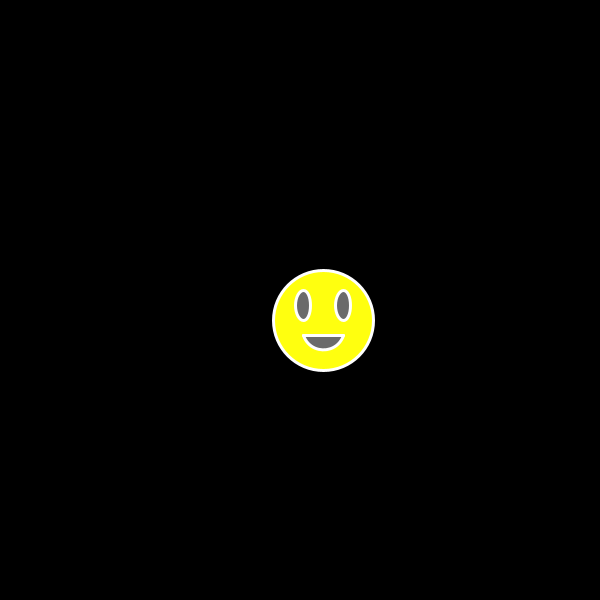
Frame 1 (no input)
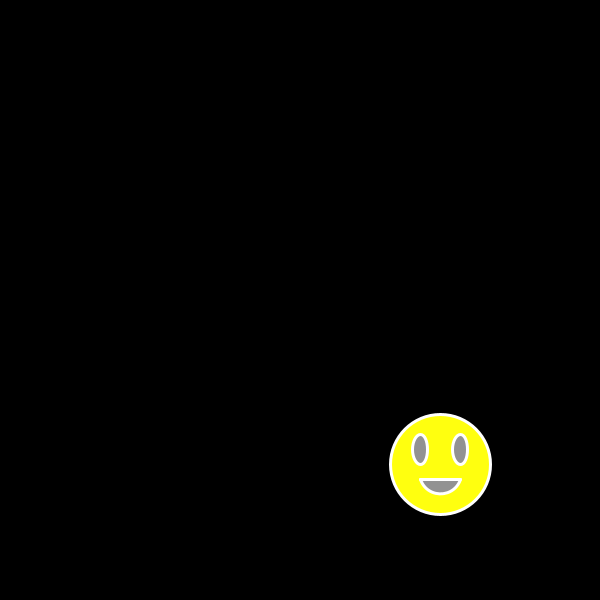
Frame 60 (the mouse pressed at the canvas centre just before this capture)
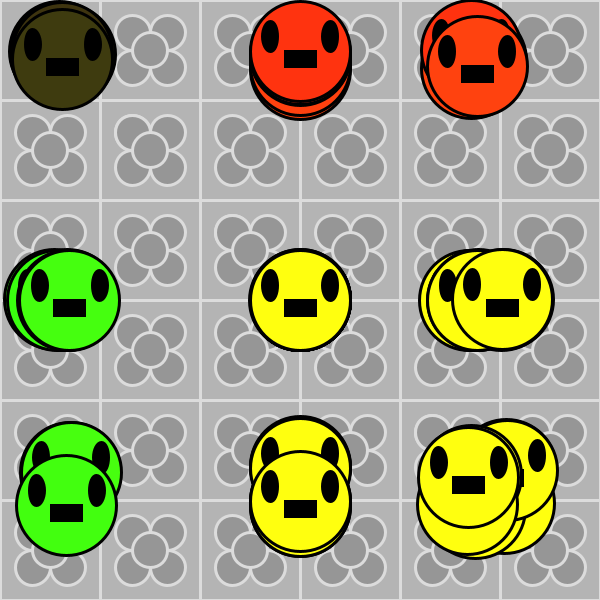
Frame 120 (the mouse held since frame 60 and released just before this capture)

The Processing sketch that drew these frames (run headless with seeded random() and noise(); from frame 60 on, the mouse is pressed at the canvas centre):

// Processing sketch: processing_97688
// ── processing_97688.pde

float atomo= 100;
float ull = 20;
float bo = 10;
 
float ullo = 30;
float boc = 15;




int numBoles = 70;

//creem una matriu de posicionsX con "numBoles" elements:
float[] posx= new float[numBoles];
//el mateix per posicionsY:
float[] posy = new float[numBoles];
//i per velocitatsX:
float[] velx = new float[numBoles];
//i velocitatsY:
float[] vely = new float[numBoles];















void setup() {
  size(600,600);
     for(int i = 0; i<numBoles; i++){
    posx[i] = width/2;
    posy[i] = height/2;
    velx[i] = random(20,30);
    vely[i] = random(20,30);
  }
}

void draw() {
  //fons de quan es clicka
  background(180);
  for(int i =0; i<800;i+=100){
    fill(150);
    
    ellipse(i-67.5,i-67.5,35,35);
    float b = 32.5;
    float c = 67.5;
   float d = 50;
     strokeWeight(3);
     stroke(220);
      line(0,i,i+600,i);
    line(i,0,i,i+600);

      ellipse(b,i-c,35,35);
       ellipse(c,i-c,35,35);
      
       ellipse(b+100,i-c,35,35);
       ellipse(c+100,i-c,35,35);
       
        ellipse(b+200,i-c,35,35);
       ellipse(c+200,i-c,35,35);
       
         ellipse(b+300,i-c,35,35);
       ellipse(c+300,i-c,35,35);
       
        ellipse(b+400,i-c,35,35);
       ellipse(c+400,i-c,35,35);
       
        ellipse(b+500,i-c,35,35);
       ellipse(c+500,i-c,35,35);
       
        ellipse(b+600,i-c,35,35);
       ellipse(c+600,i-c,35,35);
       
       
        ellipse(b,i-b,35,35);
       ellipse(c,i-b,35,35);
       
       ellipse(b+100,i-b,35,35);
       ellipse(c+100,i-b,35,35);
       
        ellipse(b+200,i-b,35,35);
       ellipse(c+200,i-b,35,35);
       
         ellipse(b+300,i-b,35,35);
       ellipse(c+300,i-b,35,35);
       
        ellipse(b+400,i-b,35,35);
       ellipse(c+400,i-b,35,35);
       
        ellipse(b+500,i-b,35,35);
       ellipse(c+500,i-b,35,35);
       
        ellipse(b+600,i-b,35,35);
       ellipse(c+600,i-b,35,35);
       
       
        ellipse(d,i-d,35,35);
       
       ellipse(d+100,i-d,35,35);
       
        ellipse(d+200,i-d,35,35);
       
         ellipse(d+300,i-d,35,35);
       
        ellipse(d+400,i-d,35,35);
       
        ellipse(d+500,i-d,35,35);
       
        ellipse(d+600,i-d,35,35);
       
       
      
      
  }
     for(int i = 0; i<numBoles; i++){
 if( mousePressed==true) {//el ke pasa quan el mouse es clica
  
   
    //velocitat
    posx[i] += velx[i];
    posy[i] += vely[i];
//limits
    if((posx[i]<50)||(posx[i]>width-50)){
      velx[i] = -velx[i];
    } 
    if((posy[i]<50)||(posy[i]>height-50)){
      vely[i] = -vely[i];
    }
  

 

  
strokeWeight(3);
stroke(0);
  fill(posx[i],posy[i],15);
    
  ellipse(posx[i],posy[i],atomo,atomo);
  fill(0);
   ellipse(posx[i]-ullo,posy[i]-boc,15,ullo);
   ellipse(posx[i]+ullo,posy[i]-boc,15,ullo);
    

rect(posx[i]-boc, posy[i],30,15);
    
    
 //Quan no es clica
} else {
 background(0);
  
//velocitat
    posx[i] += velx[i];
    posy[i] += vely[i];

 //limits
    if((posx[i]<50)||(posx[i]>width-50)){
      velx[i] = -velx[i];
    } 

    if((posy[i]<50)||(posy[i]>height-50)){
      vely[i] = -vely[i];
    }


 

 
   
  
  fill(255);
  
 //cara 
   
strokeWeight(3);
stroke(255);
  fill(posx[i],posy[i],15);
    
  ellipse(posx[i],posy[i],atomo,atomo);
  fill(posx[i]/3);
   ellipse(posx[i]-ull,posy[i]-boc,15,ullo);
   ellipse(posx[i]+ull,posy[i]-boc,15,ullo);
  curve(posx[i]-ull, posy[i]-atomo, posx[i]-ull, posy[i]+boc, posx[i]+ull, posy[i]+boc, posx[i]+ull, posy[i]-atomo);
  line(posx[i]-ull,posy[i]+boc,posx[i]+ull,posy[i]+boc);
 
  
}
}
}
